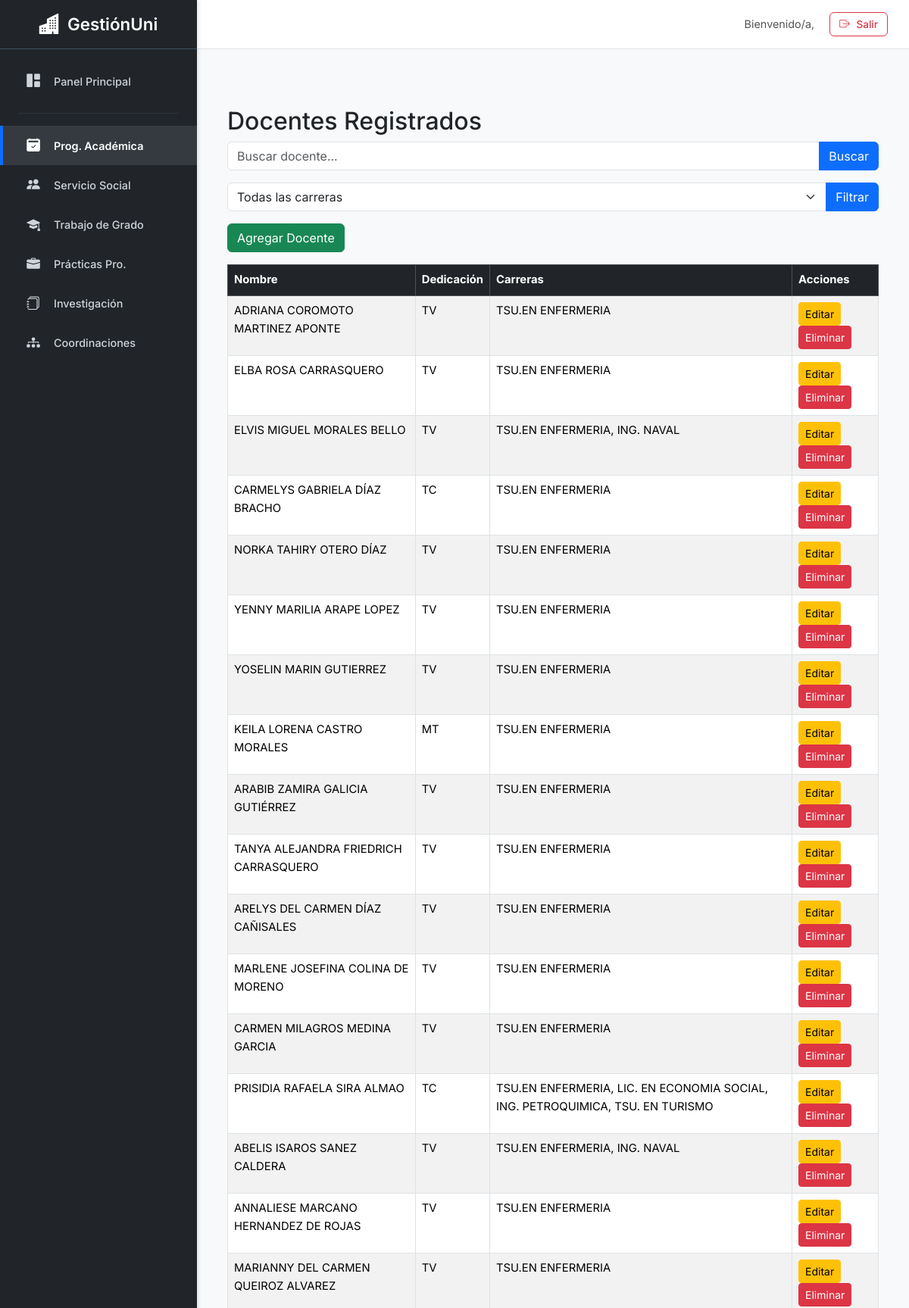
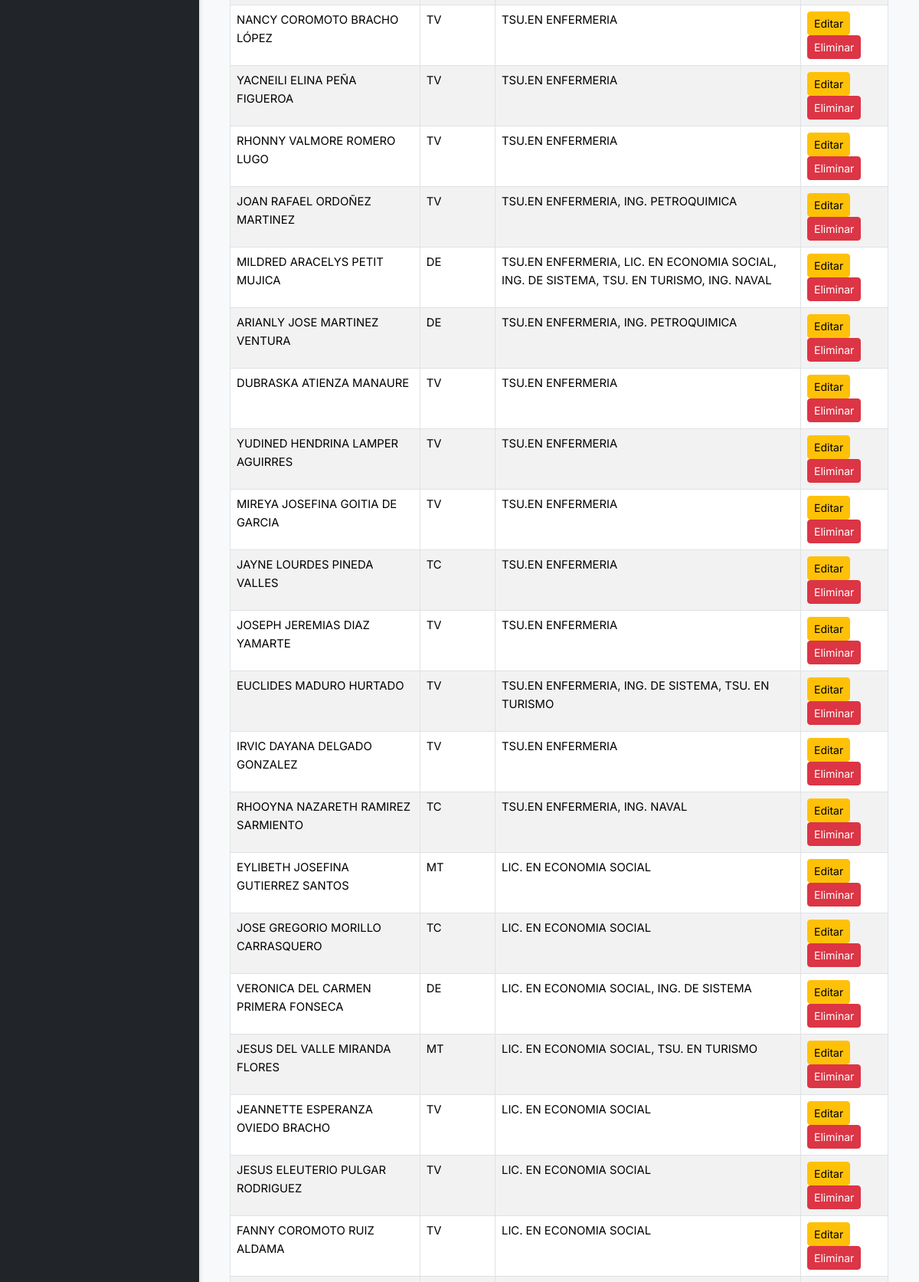
The app's page /programacion/docentes/ (upper part) with its own data (2 pictures, top to bottom).
### programacion/models.py (models this page shows, shortened)
class Docente(models.Model):
    nombre = models.CharField(max_length=100, unique=True)
    dedicacion = models.CharField(max_length=50)
    carreras = models.ManyToManyField(Carrera, related_name='docentes', blank=True)

class Carrera(models.Model):
    nombre = models.CharField(max_length=100, unique=True)

### programacion/views.py (the view)
# urls.py: path('docentes/', views.docentes, name='docentes'),
def docentes(request):
    query = request.GET.get('q', '')
    carrera_id = request.GET.get('carrera')
    carreras = Carrera.objects.all()
    docentes = Docente.objects.all()
    if query:
        docentes = docentes.filter(
            Q(nombre__icontains=query) | Q(dedicacion__icontains=query)
        )
    if carrera_id:
        docentes = docentes.filter(carreras__id=carrera_id)
    return render(request, 'docentes.html', {
        'docentes': docentes,
        'carreras': carreras,
        'carrera_id': carrera_id,
        'query': query,
    })

### programacion/templates/docentes.html (shortened to what this page needs)
{% extends "interfaz.html" %}
{% block content %}
<div class="container mt-5">
    <h2>Docentes Registrados</h2>
    <form method="get" class="mb-3">
        <div class="input-group">
            <input type="text" name="q" class="form-control" placeholder="Buscar docente..." value="{{ query }}">
            <button class="btn btn-primary" type="submit">Buscar</button>
        </div>
    </form>
    <form method="get" class="mb-3">
        <div class="input-group">
            <select name="carrera" class="form-select">
                <option value="">Todas las carreras</option>
            </select>
            <button class="btn btn-primary" type="submit">Filtrar</button>
        </div>
    </form>
    <a href="{% url 'programacion:agregar_docente' %}" class="btn btn-success mb-3">Agregar Docente</a>
    <div class="table-responsive">
        <table class="table table-bordered table-striped">
            <thead class="table-dark">
                <tr>
                    <th>Nombre</th>
                    <th>Dedicación</th>
                    <th>Carreras</th>
                    <th>Acciones</th>
                </tr>
            </thead>
            <tbody>
                {% for docente in docentes %}
                <tr>
                    <td>{{ docente.nombre }}</td>
                    <td>{{ docente.dedicacion }}</td>
                    <td>
                        {% for carrera in docente.carreras.all %}
                            {{ carrera.nombre }}{% if not forloop.last %}, {% endif %}
                        {% empty %}
                            Sin carrera
                        {% endfor %}
                    </td>
                    <td>
                        <a href="{% url 'programacion:editar_docente' docente.id %}" class="btn btn-sm btn-warning">Editar</a>
                        <a href="{% url 'programacion:eliminar_docente' docente.id %}" class="btn btn-sm btn-danger">Eliminar</a>
                    </td>
                </tr>
                {% empty %}
                <tr>
                    <td colspan="4" class="text-center">No hay docentes registrados.</td>
                </tr>
                {% endfor %}
            </tbody>
        </table>
    </div>
</div>
{% endblock %}

### templates/interfaz.html (style rules this page uses)
:root { --sidebar-width: 260px; --topbar-height: 65px; --primary-accent-color: #0d6efd; --sidebar-bg: #212529; --sidebar-link-color: #ced4da; --sidebar-link-hover-bg: #343a40; --sidebar-link-active-color: #ffffff; --sidebar-brand-color: #ffffff; --content-bg: #f8f9fa; --text-color-main: #212529; --border-color-soft: #dee2e6; }
body { font-family: 'Inter', sans-serif; background-color: var(--content-bg); padding-left: var(--sidebar-width); padding-top: var(--topbar-height); color: var(--text-color-main); font-size: 0.925rem; line-height: 1.6; }

### records on screen
Docente: nombre "ADRIANA COROMOTO MARTINEZ APONTE", dedicacion "TV"
Carrera: nombre "TSU.EN ENFERMERIA"
Docente: nombre "ELBA ROSA CARRASQUERO", dedicacion "TV"
Docente: nombre "ELVIS MIGUEL MORALES BELLO", dedicacion "TV"
Carrera: nombre "ING. NAVAL"
Docente: nombre "CARMELYS GABRIELA DÍAZ BRACHO", dedicacion "TC"
Docente: nombre "NORKA TAHIRY OTERO DÍAZ", dedicacion "TV"
Docente: nombre "YENNY MARILIA ARAPE LOPEZ", dedicacion "TV"
Docente: nombre "YOSELIN MARIN GUTIERREZ", dedicacion "TV"
Docente: nombre "KEILA LORENA CASTRO MORALES", dedicacion "MT"
Docente: nombre "ARABIB ZAMIRA GALICIA GUTIÉRREZ", dedicacion "TV"
Docente: nombre "TANYA ALEJANDRA FRIEDRICH CARRASQUERO", dedicacion "TV"
Docente: nombre "ARELYS DEL CARMEN DÍAZ CAÑISALES", dedicacion "TV"
Docente: nombre "MARLENE JOSEFINA COLINA DE MORENO", dedicacion "TV"
Docente: nombre "CARMEN MILAGROS MEDINA GARCIA", dedicacion "TV"
Docente: nombre "PRISIDIA RAFAELA SIRA ALMAO", dedicacion "TC"
Carrera: nombre "LIC. EN ECONOMIA SOCIAL"
Carrera: nombre "ING. PETROQUIMICA"
Carrera: nombre "TSU. EN TURISMO"
Docente: nombre "ABELIS ISAROS SANEZ CALDERA", dedicacion "TV"
Docente: nombre "ANNALIESE MARCANO HERNANDEZ DE ROJAS", dedicacion "TV"
Docente: nombre "MARIANNY DEL CARMEN QUEIROZ ALVAREZ", dedicacion "TV"
Docente: nombre "NANCY COROMOTO BRACHO LÓPEZ", dedicacion "TV"
Docente: nombre "YACNEILI ELINA PEÑA FIGUEROA", dedicacion "TV"
Docente: nombre "RHONNY VALMORE ROMERO LUGO", dedicacion "TV"
Docente: nombre "JOAN RAFAEL ORDOÑEZ MARTINEZ", dedicacion "TV"
Docente: nombre "MILDRED ARACELYS PETIT MUJICA", dedicacion "DE"
Carrera: nombre "ING. DE SISTEMA"
Docente: nombre "ARIANLY JOSE MARTINEZ VENTURA", dedicacion "DE"
Docente: nombre "DUBRASKA ATIENZA MANAURE", dedicacion "TV"
Docente: nombre "YUDINED HENDRINA LAMPER AGUIRRES", dedicacion "TV"
Docente: nombre "MIREYA JOSEFINA GOITIA DE GARCIA", dedicacion "TV"
Docente: nombre "JAYNE LOURDES PINEDA VALLES", dedicacion "TC"
Docente: nombre "JOSEPH JEREMIAS DIAZ YAMARTE", dedicacion "TV"
Docente: nombre "EUCLIDES MADURO HURTADO", dedicacion "TV"
Docente: nombre "IRVIC DAYANA DELGADO GONZALEZ", dedicacion "TV"
Docente: nombre "RHOOYNA NAZARETH RAMIREZ SARMIENTO", dedicacion "TC"
Docente: nombre "EYLIBETH JOSEFINA GUTIERREZ SANTOS", dedicacion "MT"
Docente: nombre "JOSE GREGORIO MORILLO CARRASQUERO", dedicacion "TC"
Docente: nombre "VERONICA DEL CARMEN PRIMERA FONSECA", dedicacion "DE"
Docente: nombre "JESUS DEL VALLE MIRANDA FLORES", dedicacion "MT"
Docente: nombre "JEANNETTE ESPERANZA OVIEDO BRACHO", dedicacion "TV"
Docente: nombre "JESUS ELEUTERIO PULGAR RODRIGUEZ", dedicacion "TV"
Docente: nombre "FANNY COROMOTO RUIZ ALDAMA", dedicacion "TV"
